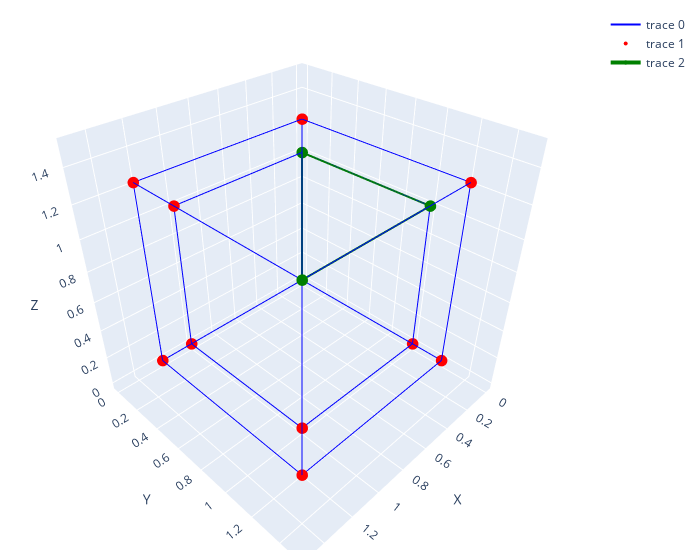

Notebook code cell kept with this figure:
### Markdown cell above
# 4D: Hipercubo

### Code cell
# Função para gerar os vértices do hipercubo de n dimensões
def generate_hypercube_vertices(n):
    return [tuple([int(x) for x in format(i, f"0{n}b")]) for i in range(2**n)]


# Função para gerar pontos e arestas de um hipercubo em 4D
def generate_hypercube_points_and_edges_4d():
    vertices = generate_hypercube_vertices(4)
    transformed_vertices = apply_transformation(vertices, lambda v: tuple(v))
    projected_vertices = [project_nd_to_3d(v) for v in transformed_vertices]
    x, y, z = zip(*projected_vertices)

    edges = [
        (projected_vertices[i], projected_vertices[j])
        for i, j in combinations(range(len(vertices)), 2)
        if hamming_distance(vertices[i], vertices[j]) == 1
    ]

    return vertices, projected_vertices, edges


# Gerar pontos e arestas do hipercubo em 4D
vertices_hypercube_4d, projected_hypercube_4d, edges_hypercube_4d = (
    generate_hypercube_points_and_edges_4d()
)
start_point_4d = projected_hypercube_4d[0]
end_point_4d = projected_hypercube_4d[-1]
best_path_4d, best_distance_4d = monte_carlo_path(
    projected_hypercube_4d,
    edges_hypercube_4d,
    start_point_4d,
    end_point_4d,
    iterations=1000,
)
x_hypercube_4d, y_hypercube_4d, z_hypercube_4d = zip(*projected_hypercube_4d)
visualize_points_and_edges(
    x_hypercube_4d, y_hypercube_4d, z_hypercube_4d, edges_hypercube_4d, best_path_4d
)

### Figure 1 — Plotly figure (JSON) as saved in the notebook; plotly's stock layout.template omitted (floating-point values rounded to 4 significant figures)
{"data": [{"line": {"color": "blue", "width": 2}, "mode": "lines", "type": "scatter3d", "x": [0, 0.5, null, 0, 0, null, 0, 0, null, 0, 1, null, 0.5, 0.5, null, 0.5, 0.5, null, 0.5, 1.5, null, 0, 0.5, null, 0, 0, null, 0, 1, null, 0.5, 0.5, null, 0.5, 1.5, null, 0, 0.5, null, 0, 0, null, 0, 1, null, 0.5, 0.5, null, 0.5, 1.5, null, 0, 0.5, null, 0, 1, null, 0.5, 1.5, null, 1, 1.5, null, 1, 1, null, 1, 1, null, 1.5, 1.5, null, 1.5, 1.5, null, 1, 1.5, null, 1, 1, null, 1.5, 1.5, null, 1, 1.5, null, 1, 1, null, 1.5, 1.5, null, 1, 1.5, null], "y": [0, 0.5, null, 0, 0, null, 0, 1, null, 0, 0, null, 0.5, 0.5, null, 0.5, 1.5, null, 0.5, 0.5, null, 0, 0.5, null, 0, 1, null, 0, 0, null, 0.5, 1.5, null, 0.5, 0.5, null, 1, 1.5, null, 1, 1, null, 1, 1, null, 1.5, 1.5, null, 1.5, 1.5, null, 1, 1.5, null, 1, 1, null, 1.5, 1.5, null, 0, 0.5, null, 0, 0, null, 0, 1, null, 0.5, 0.5, null, 0.5, 1.5, null, 0, 0.5, null, 0, 1, null, 0.5, 1.5, null, 1, 1.5, null, 1, 1, null, 1.5, 1.5, null, 1, 1.5, null], "z": [0, 0.5, null, 0, 1, null, 0, 0, null, 0, 0, null, 0.5, 1.5, null, 0.5, 0.5, null, 0.5, 0.5, null, 1, 1.5, null, 1, 1, null, 1, 1, null, 1.5, 1.5, null, 1.5, 1.5, null, 0, 0.5, null, 0, 1, null, 0, 0, null, 0.5, 1.5, null, 0.5, 0.5, null, 1, 1.5, null, 1, 1, null, 1.5, 1.5, null, 0, 0.5, null, 0, 1, null, 0, 0, null, 0.5, 1.5, null, 0.5, 0.5, null, 1, 1.5, null, 1, 1, null, 1.5, 1.5, null, 0, 0.5, null, 0, 1, null, 0.5, 1.5, null, 1, 1.5, null]}, {"marker": {"color": "red", "size": 4}, "mode": "markers", "type": "scatter3d", "x": [0, 0.5, 0, 0.5, 0, 0.5, 0, 0.5, 1, 1.5, 1, 1.5, 1, 1.5, 1, 1.5], "y": [0, 0.5, 0, 0.5, 1, 1.5, 1, 1.5, 0, 0.5, 0, 0.5, 1, 1.5, 1, 1.5], "z": [0, 0.5, 1, 1.5, 0, 0.5, 1, 1.5, 0, 0.5, 1, 1.5, 0, 0.5, 1, 1.5]}, {"line": {"color": "green", "width": 4}, "marker": {"color": "green", "size": 4}, "mode": "lines+markers", "type": "scatter3d", "x": [0, 0, 0, 1, 1.5], "y": [0, 0, 1, 1, 1.5], "z": [0, 1, 1, 1, 1.5]}], "layout": {"margin": {"b": 10, "l": 10, "r": 20, "t": 10}, "scene": {"xaxis": {"title": {"text": "X"}}, "yaxis": {"title": {"text": "Y"}}, "zaxis": {"title": {"text": "Z"}}}, "width": 700}}
